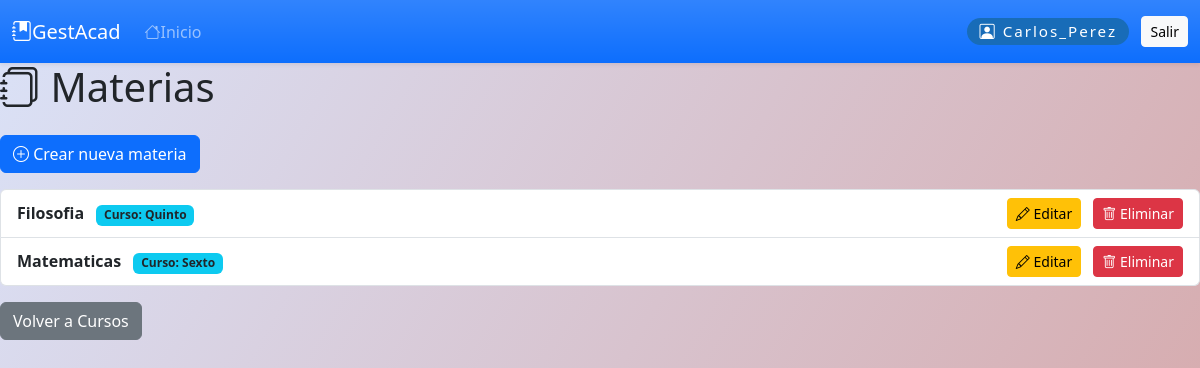
The app's page /cursos/materias/ (signed in) with its own data.
### cursos/models.py (models this page shows, shortened)
class Materia(models.Model):
    curso = models.ForeignKey(Curso, on_delete=models.CASCADE, related_name='materias')
    nombre = models.CharField(max_length=100)
    descripcion = models.TextField(blank=True)
    profesor = models.ForeignKey(User, on_delete=models.SET_NULL, null=True, blank=True, related_name='materias')

class Curso(models.Model):
    nombre = models.CharField(max_length=100)
    descripcion = models.TextField(blank=True)
    profesor = models.ForeignKey(User, on_delete=models.CASCADE, related_name='cursos_a_cargo', null=True, blank=True)  # <-- CAMBIO: profesor a cargo

### cursos/views.py (the view)
# urls.py: path('materias/', views.listar_materias, name='listar_materias'),
@login_required
def listar_materias(request):
    materias = Materia.objects.select_related('curso').all()
    return render(request, 'cursos/listar_materias.html', {'materias': materias})

### cursos/templates/cursos/listar_materias.html (shortened to what this page needs)
{% extends "base.html" %}
{% block content %}
<div class="content-box">
  <h1 class="mb-4"><i class="bi bi-journals"></i> Materias</h1>
  <a href="{% url 'cursos:crear_materia' %}" class="btn btn-primary mb-3">
    <i class="bi bi-plus-circle"></i> Crear nueva materia
  </a>
  <ul class="list-group">
    {% for materia in materias %}
      <li class="list-group-item d-flex justify-content-between align-items-center">
        <div>
          <strong>{{ materia.nombre }}</strong>
          <span class="badge bg-info text-dark ms-2">Curso: {{ materia.curso.nombre }}</span>
        </div>
        <div>
          <a href="{% url 'cursos:editar_materia' materia.id %}" class="btn btn-warning btn-sm me-2">
            <i class="bi bi-pencil"></i> Editar
          </a>
          <a href="{% url 'cursos:eliminar_materia' materia.id %}" class="btn btn-danger btn-sm">
            <i class="bi bi-trash"></i> Eliminar
          </a>
        </div>
      </li>
    {% empty %}
      <li class="list-group-item text-center text-muted">No hay materias registradas.</li>
    {% endfor %}
  </ul>
  <a href="{% url 'cursos:listar_cursos' %}" class="btn btn-secondary mt-3">Volver a Cursos</a>
</div>
{% endblock %}

### templates/base.html (shortened to what this page needs)
<!DOCTYPE html>
<html lang="es">
<head>
    <link href="https://cdn.jsdelivr.net/npm/bootstrap@5.3.2/dist/css/bootstrap.min.css" rel="stylesheet">
    <link href="https://cdn.jsdelivr.net/npm/bootstrap-icons@1.10.5/font/bootstrap-icons.css" rel="stylesheet">
</head>
<body>
<nav class="navbar navbar-expand-lg navbar-dark bg-gradient bg-primary shadow-sm">
  <div class="container-fluid">
    <a class="navbar-brand d-flex align-items-center" href="{% url 'dashboard:dashboard' %}">
        <i class="bi bi-journal-bookmark-fill"></i> GestAcad
    </a>
    <div class="collapse navbar-collapse" id="navbarSupportedContent">
      <ul class="navbar-nav me-auto mb-2 mb-lg-0">
        {% if rol == 'admin' %}
          <li class="nav-item"><a class="nav-link" href="{% url 'dashboard:dashboard' %}"><i class="bi bi-house-fill"></i>Dashboard</a></li>
          <li class="nav-item"><a class="nav-link" href="{% url 'usuarios:perfil' %}"><i class="bi bi-person-badge-fill"></i>Usuarios</a></li>
          <li class="nav-item"><a class="nav-link" href="{% url 'cursos:listar_cursos' %}"><i class="bi bi-easel2-fill"></i>Cursos</a></li>
          <li class="nav-item"><a class="nav-link" href="{% url 'cursos:listar_materias' %}"><i class="bi bi-journals"></i>Materias</a></li>
          <li class="nav-item"><a class="nav-link" href="{% url 'calificaciones:listar_calificaciones' %}"><i class="bi bi-award-fill"></i>Calificaciones</a></li>
          <li class="nav-item"><a class="nav-link" href="{% url 'asistencia:listar_asistencia' %}"><i class="bi bi-calendar-check-fill"></i>Asistencias</a></li>
        {% else %}
          <li class="nav-item"><a class="nav-link" href="{% url 'home' %}"><i class="bi bi-house"></i>Inicio</a></li>
        {% endif %}
      </ul>
      {% if user.is_authenticated %}
      <span class="navbar-text d-flex align-items-center">
        <span class="perfil-chip"><i class="bi bi-person-square"></i> {{ user.username }}</span>
        <form action="{% url 'usuarios:logout' %}" method="post" style="display:inline;">
            <button type="submit" class="btn btn-light btn-sm">Salir</button>
        </form>
      </span>
      {% endif %}
    </div>
  </div>
</nav>
{% block content %}{% endblock %}
</body>
</html>

### templates/base.html (style rules this page uses)
body { background: linear-gradient(120deg, #dae2f8 0%, #d6a4a4 100%); min-height: 100vh; margin: 0; }
.navbar { position: sticky; top: 0; z-index: 1000; }
.perfil-chip { background: #186cb8; color: #fff; border-radius: 1em; padding: 0.13em 0.8em 0.13em 0.8em; font-size: 0.95em; margin-right: 0.8em; letter-spacing: 0.13em; }

### records on screen
Materia: nombre "Filosofia", curso.nombre "Quinto"
Materia: nombre "Matematicas", curso.nombre "Sexto"

### other values on screen
{{ user.username }} "Carlos_Perez"
